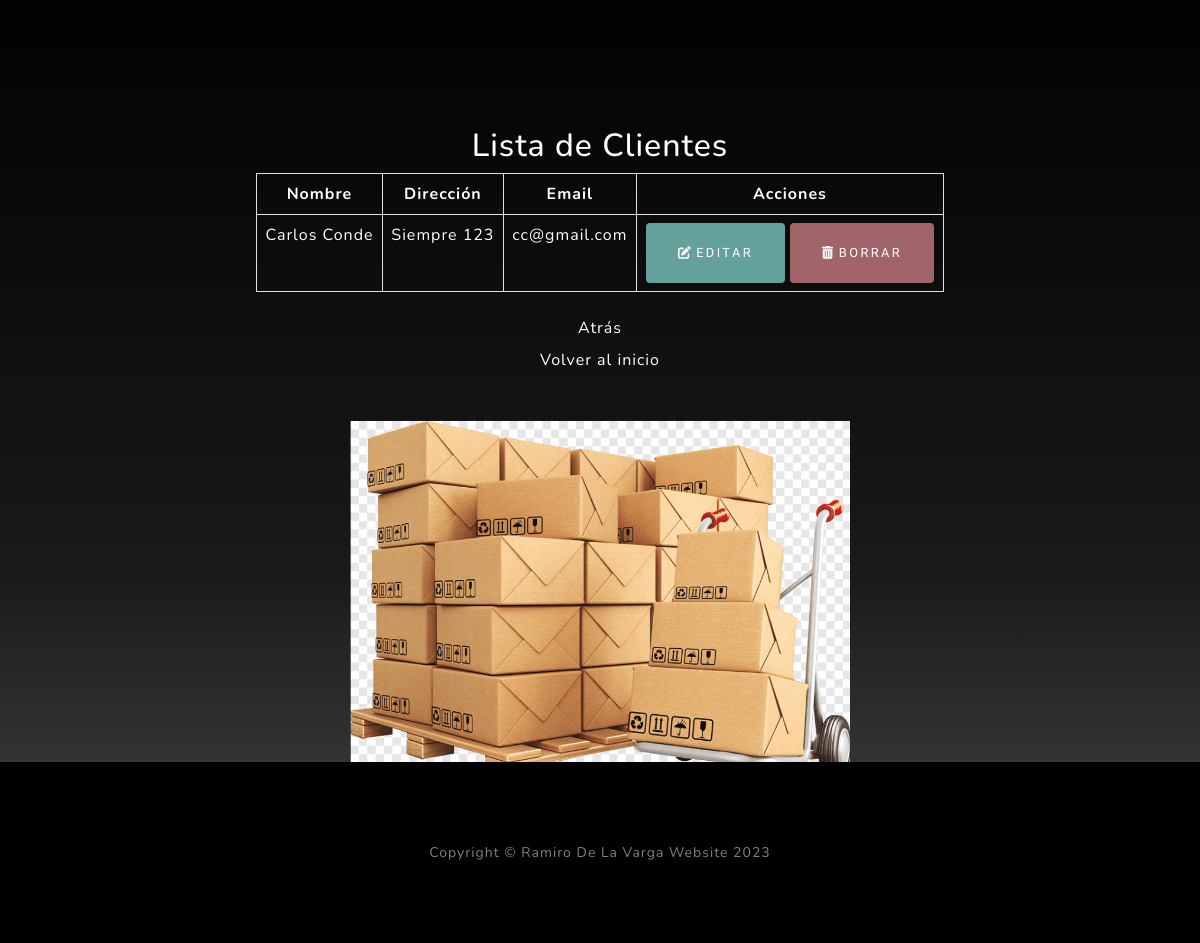
The app's page /app/clientes/ (signed in, lower part), older data.
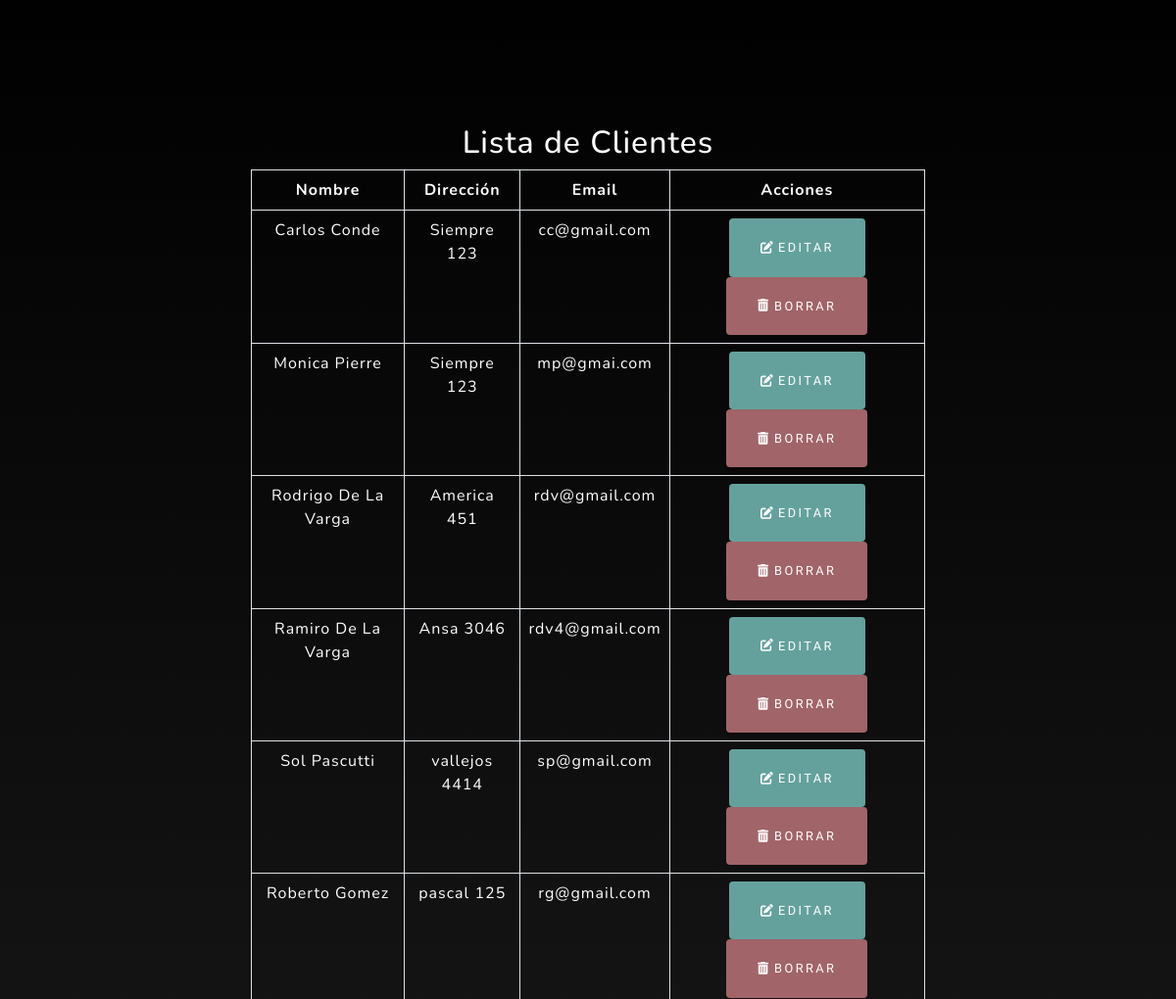
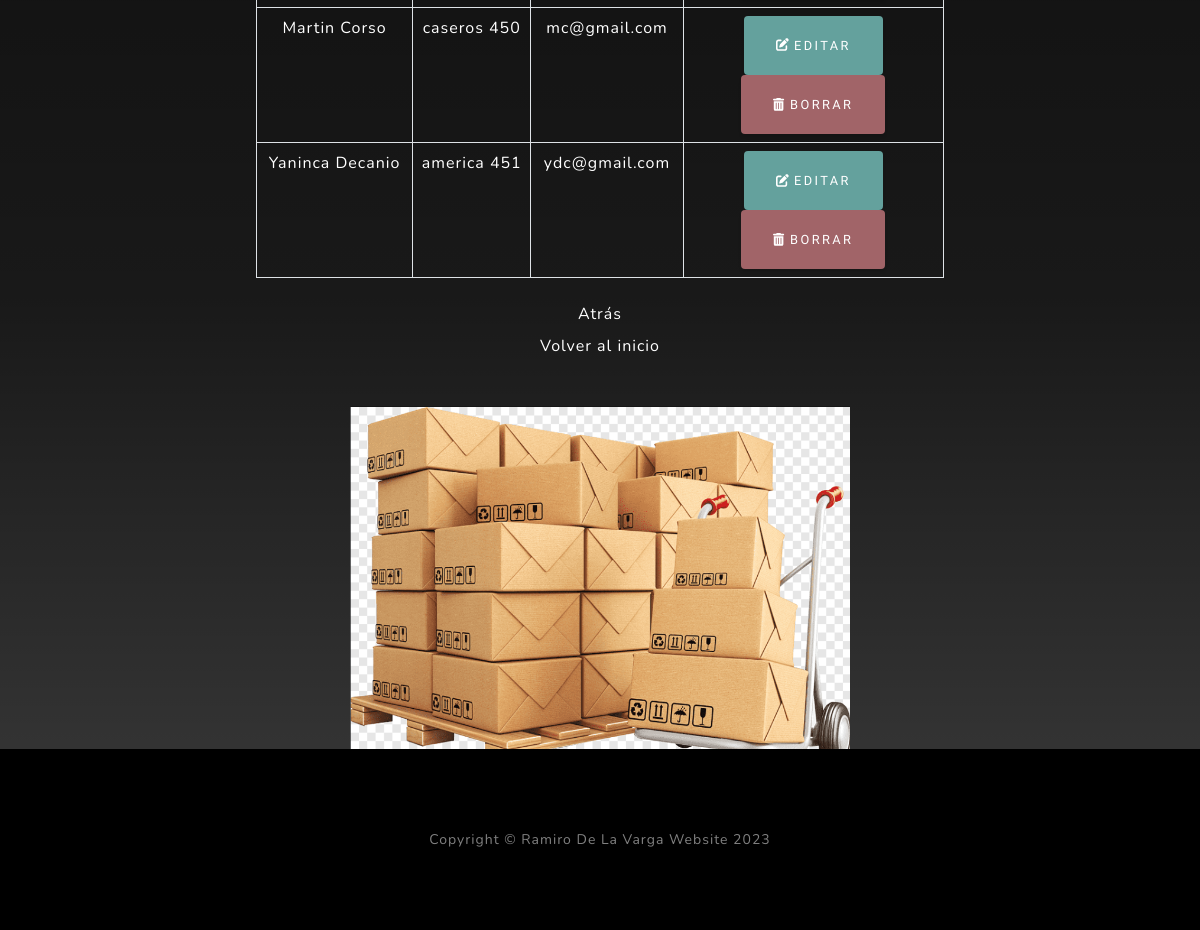
The same page, newer data (2 pictures, top to bottom).
### app/models.py (models this page shows, shortened)
class Cliente(models.Model):
    nombre = models.CharField(max_length=100)
    edad = models.IntegerField()
    direccion = models.CharField(max_length=200)
    email = models.EmailField()
    tarjeta_credito = models.CharField(max_length=16)
    saldo = models.DecimalField(max_digits=10, decimal_places=2)

### app/views.py (the view)
# urls.py: path('clientes/', views.lista_clientes, name="lista_clientes"),
@login_required
def lista_clientes(request):
    clientes = Cliente.objects.all()
    return render(request, 'app/lista_clientes.html', {'clientes': clientes})

### app/templates/app/lista_clientes.html (shortened to what this page needs)
{% extends 'app/index.html' %}
{% load static %}
{% block contenido %}
<section class="about-section text-center" id="about">
    <div class="container px-4 px-lg-5">
        <div class="row justify-content-center">
            <div class="col-lg-8">
                <h2 class="text-white">Lista de Clientes</h2>
                <table class="table table-bordered text-white">
                    <thead>
                        <tr>
                            <th>Nombre</th>
                            <th>Dirección</th>
                            <th>Email</th>
                            <th>Acciones</th>
                        </tr>
                    </thead>
                    <tbody>
                        {% for cliente in clientes %}
                            <tr>
                                <td>{{ cliente.nombre }}</td>
                                <td>{{ cliente.direccion }}</td>
                                <td>{{ cliente.email }}</td>
                                <td>
                                    <a href="{% url 'editar_cliente' cliente.id %}" class="btn btn-sm btn-primary">
                                        <i class="fas fa-edit"></i> Editar
                                    </a>
                                    <a href="{% url 'borrar_cliente' cliente.id %}" class="btn btn-sm btn-danger">
                                        <i class="fas fa-trash-alt"></i> Borrar
                                    </a>
                                </td>
                            </tr>
                        {% empty %}
                            <tr>
                                <td colspan="4">No hay clientes registrados</td>
                            </tr>
                        {% endfor %}
                    </tbody>
                </table>
                <div class="mt-4 text-center">
                    <a class="navbar-brand text-white" href="{% url 'clientes' %}">Atrás</a>
                </div>
                <div class="mt-2 text-center">
                    <a class="navbar-brand text-white" href="{% url 'Home' %}">Volver al inicio</a>
                </div>
            </div>
        </div>
        <div class="mt-5">
            <img class="img-fluidmx-auto" style="max-width: 500px;" src="{% static 'app/assets/img/1.png' %}" alt="..." />
        </div>
    </div>
</section>
{% endblock contenido %}

### app/templates/app/index.html (shortened to what this page needs)
<!DOCTYPE html>
<html lang="en">
    <head>
        {% load static %}
        <link rel="stylesheet" href="https://use.fontawesome.com/releases/v6.3.0/css/all.css">
        <link href="{% static 'app/css/styles.css' %}" rel="stylesheet" />
    </head>
    <body id="page-top">
        {% block contenido %}
        {% endblock contenido %}
        <footer class="footer bg-black small text-center text-white-50"><div class="container px-4 px-lg-5">Copyright &copy; Ramiro De La Varga Website 2023</div></footer>
    </body>
</html>

Row changes from the older to the newer data that the page shows:
added Cliente: nombre "Monica Pierre", direccion "Siempre 123", email "mp@gmai.com"
added Cliente: nombre "Rodrigo De La Varga", direccion "America 451", email "rdv@gmail.com"
added Cliente: nombre "Ramiro De La Varga", direccion "Ansa 3046", email "rdv4@gmail.com"
added Cliente: nombre "Sol Pascutti", direccion "vallejos 4414", email "sp@gmail.com"
added Cliente: nombre "Roberto Gomez", direccion "pascal 125", email "rg@gmail.com"
added Cliente: nombre "Martin Corso", direccion "caseros 450", email "mc@gmail.com"
added Cliente: nombre "Yaninca Decanio", direccion "america 451", email "ydc@gmail.com"
